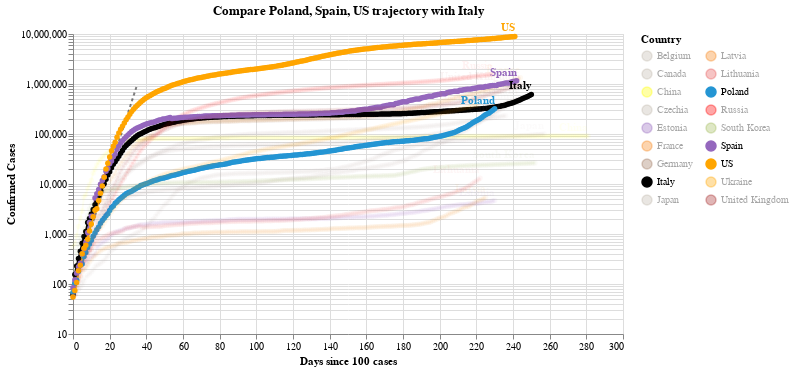

The notebook cell saved with this chart:
### Code cell
#hide_input
chart2 = make_since_chart(dff2, ['Poland', 'Spain', 'US'], baseline_countries)
chart2

### Figure 1 — Vega-Lite specification as saved in the notebook (floating-point values rounded to 4 significant figures; data arrays with more than 128 entries replaced by an {"elided": "..."} marker saying what was removed)
{"config": {"view": {"continuousWidth": 400, "continuousHeight": 300}}, "layer": [{"data": {"name": "data-628230001892d6798b50651be41d1b3e"}, "mark": {"type": "line", "color": "black", "opacity": 0.5, "strokeDash": [3, 3]}, "encoding": {"x": {"type": "quantitative", "field": "Days since 100 cases"}, "y": {"type": "quantitative", "field": "Confirmed Cases"}}}, {"data": {"name": "data-fe7ee210b32880a1ca96226445d0e33b"}, "mark": {"type": "line", "point": true}, "encoding": {"color": {"type": "nominal", "field": "Country", "legend": {"columns": 2}, "scale": {"domain": ["Belgium", "Canada", "China", "Czechia", "Estonia", "France", "Germany", "Italy", "Japan", "Latvia", "Lithuania", "Poland", "Russia", "South Korea", "Spain", "US", "Ukraine", "United Kingdom"], "range": ["#C1B7AD", "#C1B7AD", "yellow", "#C1B7AD", "#9467bd", "#F58518", "#9D755D", "black", "#C1B7AD", "#F58518", "#E45756", "#2495D3", "red", "#A1BA59", "#9467bd", "orange", "orange", "brown"]}}, "opacity": {"condition": {"value": 1, "selection": "selector004"}, "value": 0.05}, "tooltip": [{"type": "nominal", "field": "Country"}, {"type": "temporal", "field": "Date"}, {"type": "quantitative", "field": "Confirmed Cases"}, {"type": "quantitative", "field": "Days since 100 cases"}], "x": {"type": "quantitative", "field": "Days since 100 cases"}, "y": {"type": "quantitative", "field": "Confirmed Cases", "scale": {"type": "log"}}}, "selection": {"selector004": {"type": "multi", "fields": ["Country"], "bind": "legend", "init": [{"Country": "Poland"}, {"Country": "Spain"}, {"Country": "US"}, {"Country": "Italy"}]}}, "width": 550}, {"data": {"name": "data-fe7ee210b32880a1ca96226445d0e33b"}, "mark": {"type": "text", "align": "right", "dy": -8, "fontWeight": "bold"}, "encoding": {"color": {"type": "nominal", "field": "Country", "legend": {"columns": 2}, "scale": {"domain": ["Belgium", "Canada", "China", "Czechia", "Estonia", "France", "Germany", "Italy", "Japan", "Latvia", "Lithuania", "Poland", "Russia", "South Korea", "Spain", "US", "Ukraine", "United Kingdom"], "range": ["#C1B7AD", "#C1B7AD", "yellow", "#C1B7AD", "#9467bd", "#F58518", "#9D755D", "black", "#C1B7AD", "#F58518", "#E45756", "#2495D3", "red", "#A1BA59", "#9467bd", "orange", "orange", "brown"]}}, "opacity": {"condition": {"value": 1, "selection": "selector004"}, "value": 0.05}, "text": {"type": "nominal", "field": "Country"}, "tooltip": [{"type": "nominal", "field": "Country"}, {"type": "temporal", "field": "Date"}, {"type": "quantitative", "field": "Confirmed Cases"}, {"type": "quantitative", "field": "Days since 100 cases"}], "x": {"type": "quantitative", "field": "Days since 100 cases"}, "y": {"type": "quantitative", "field": "Confirmed Cases", "scale": {"type": "log"}}}, "transform": [{"filter": "(datum['Date'] >= 1603929600000)"}], "width": 550}], "title": "Compare Poland, Spain, US trajectory with Italy", "$schema": "https://vega.github.io/schema/vega-lite/v4.8.1.json", "datasets": {"data-628230001892d6798b50651be41d1b3e": [{"Days since 100 cases": 0, "Confirmed Cases": 100.0}, {"Days since 100 cases": 1, "Confirmed Cases": 130.0}, {"Days since 100 cases": 2, "Confirmed Cases": 169.0}, {"Days since 100 cases": 3, "Confirmed Cases": 219.7}, {"Days since 100 cases": 4, "Confirmed Cases": 285.6}, {"Days since 100 cases": 5, "Confirmed Cases": 371.3}, {"Days since 100 cases": 6, "Confirmed Cases": 482.7}, {"Days since 100 cases": 7, "Confirmed Cases": 627.5}, {"Days since 100 cases": 8, "Confirmed Cases": 815.7}, {"Days since 100 cases": 9, "Confirmed Cases": 1060.0}, {"Days since 100 cases": 10, "Confirmed Cases": 1379.0}, {"Days since 100 cases": 11, "Confirmed Cases": 1792.0}, {"Days since 100 cases": 12, "Confirmed Cases": 2330.0}, {"Days since 100 cases": 13, "Confirmed Cases": 3029.0}, {"Days since 100 cases": 14, "Confirmed Cases": 3937.0}, {"Days since 100 cases": 15, "Confirmed Cases": 5119.0}, {"Days since 100 cases": 16, "Confirmed Cases": 6654.0}, {"Days since 100 cases": 17, "Confirmed Cases": 8650.0}, {"Days since 100 cases": 18, "Confirmed Cases": 11250.0}, {"Days since 100 cases": 19, "Confirmed Cases": 14620.0}, {"Days since 100 cases": 20, "Confirmed Cases": 19000.0}, {"Days since 100 cases": 21, "Confirmed Cases": 24710.0}, {"Days since 100 cases": 22, "Confirmed Cases": 32120.0}, {"Days since 100 cases": 23, "Confirmed Cases": 41750.0}, {"Days since 100 cases": 24, "Confirmed Cases": 54280.0}, {"Days since 100 cases": 25, "Confirmed Cases": 70560.0}, {"Days since 100 cases": 26, "Confirmed Cases": 91730.0}, {"Days since 100 cases": 27, "Confirmed Cases": 119300.0}, {"Days since 100 cases": 28, "Confirmed Cases": 155000.0}, {"Days since 100 cases": 29, "Confirmed Cases": 201500.0}, {"Days since 100 cases": 30, "Confirmed Cases": 262000.0}, {"Days since 100 cases": 31, "Confirmed Cases": 340600.0}, {"Days since 100 cases": 32, "Confirmed Cases": 442800.0}, {"Days since 100 cases": 33, "Confirmed Cases": 575600.0}, {"Days since 100 cases": 34, "Confirmed Cases": 748300.0}, {"Days since 100 cases": 35, "Confirmed Cases": 972800.0}], "data-fe7ee210b32880a1ca96226445d0e33b": {"elided": "4335 records"}}}
